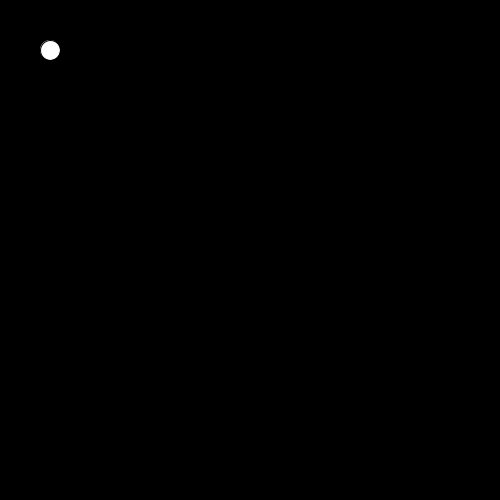
Frame 1 (no input)
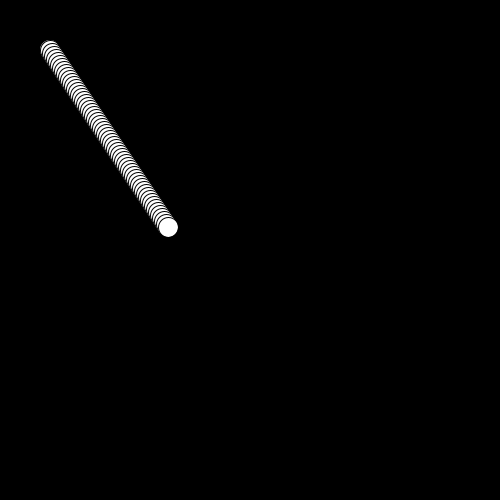
Frame 60 (the mouse pressed at the canvas centre just before this capture)
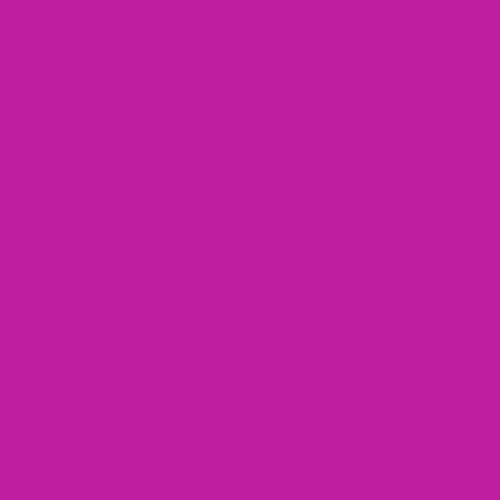
Frame 120 (the mouse held since frame 60 and released just before this capture)

The Processing sketch that drew these frames (run headless with seeded random() and noise(); from frame 60 on, the mouse is pressed at the canvas centre):

// Processing sketch: processing_103332
// ── processing_103332.pde

//Samwise Pollack
//July 9th, 2013
//An edited bounce simulator
// Credit: Ren Ervin Bettendorf 

void setup(){ 
  size(500,500);  //sets the stage to a certain size
  background(0);  //sets the background to black
  frameRate(60);  //sets the frame rate to sixty fps
}

int dx = 2;  //assigns a value to dx
int dy = 3;  //assigns a value to dy

int x = 50;  //assigns a value to x
int y = 50;  //assigns a value to y

void draw(){  
    fill(255);
    ellipse(x,y,20,20);  //creates a white rectangle, now a circle
  
    x = x + dx;  //code that changes the value of x by dx every frame
    y = y + dy;  //changes the value of y by dy every frame
    
    if ( x < 10 || x > 490){  //if the x value hits the edge of the screen...
       dx = -1 * dx;  //then dx reverses
    }
    
    if ( y < 10 || y > 490){  //if the y value hits the edge of the screen...
       dy = -1 * dy;  //then dy reverses
    }
    
    if (mousePressed == true) {
      x = mouseX;
      y = mouseY;
      background(random(255),random(255),random(255));
    }

}
